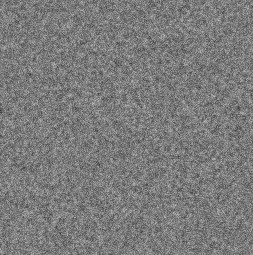
%> input picture lena_ycomp_img.jpg, 253 x 255 px
$ octave DCT_alone_main.m   (GNU Octave 9; MATLAB toolbox functions it lacks are replaced by stand-ins)
%> lines starting %> are read from the running program, lines starting %| are printed output that depends on the picture
### DCT_alone.m
function blocks = DCT_alone(imagePath)
%> called with imagePath = 'lena_ycomp_img.jpg'

    originalImage = imread(imagePath);
%> originalImage is the input picture: size 255x253x3 uint8; min 52, max 199, mean 123.1

    [rows, cols, ~] = size(originalImage);
%> rows = 255; cols = 253

    blockSize = 8;

    numBlocksRows = floor(rows / blockSize);
%> numBlocksRows = 31
    numBlocksCols = floor(cols / blockSize);
%> numBlocksCols = 31

    % Initialize an array to store the blocks
    blocks = zeros(blockSize, blockSize, 3, numBlocksRows * numBlocksCols, 'uint8');

    % Extracting and store each block
    blockIndex = 1;
    for i = 1:numBlocksRows
        for j = 1:numBlocksCols
            % Extracting the current block
            currentBlock = originalImage((i-1)*blockSize+1:i*blockSize, (j-1)*blockSize+1:j*blockSize, :);
            dct_block = zeros(size(currentBlock));
            for channel = 1:3
                dct_block(:,:,channel) = dct2(currentBlock(:,:,channel));
            end
            blocks(:, :, :, blockIndex) = dct_block;
            blockIndex = blockIndex + 1;
        end
    end
%> after the loop, blockIndex = 962

    % [7 lines of commented-out code are left out]
    combinedBlocksImage = [];
    for i = 1:numBlocksRows
        rowBlocks = blocks(:,:,:, (i-1) * numBlocksCols + 1 : i * numBlocksCols);
        rowImage = reshape(rowBlocks, blockSize, numBlocksCols * blockSize, 3);
        combinedBlocksImage = [combinedBlocksImage; rowImage];
    end
%> this loop made 31 passes
%> pass 3, in DCT_alone, `combinedBlocksImage = [combinedBlocksImage; rowImage];`:
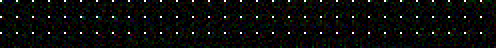
%> combinedBlocksImage: size 24x248x3 uint8 (shown 2 times larger); mean R, G, B 11, 11.4, 10.8
%> after the loop:
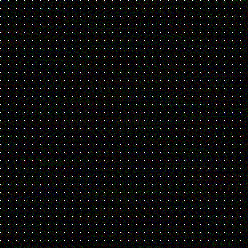
%> combinedBlocksImage: size 248x248x3 uint8; mean R, G, B 11.3, 11.3, 11.2
    % Display the combined image
    figure;
    imshow(combinedBlocksImage);
    impixelinfo();
end

### DCT_alone_main.m
imagePath = 'lena_ycomp_img.jpg';  % Replace 'your_image.jpg' with the path to your image
blocks = DCT_alone(imagePath);
